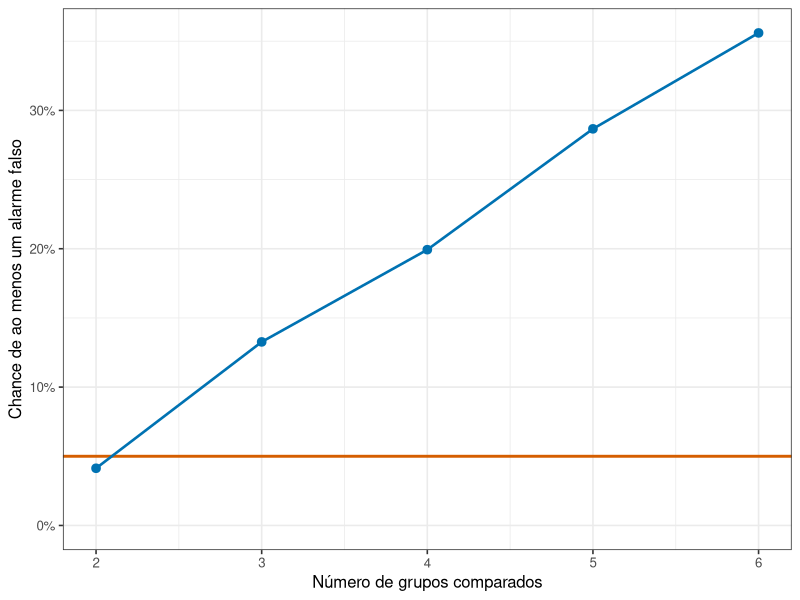
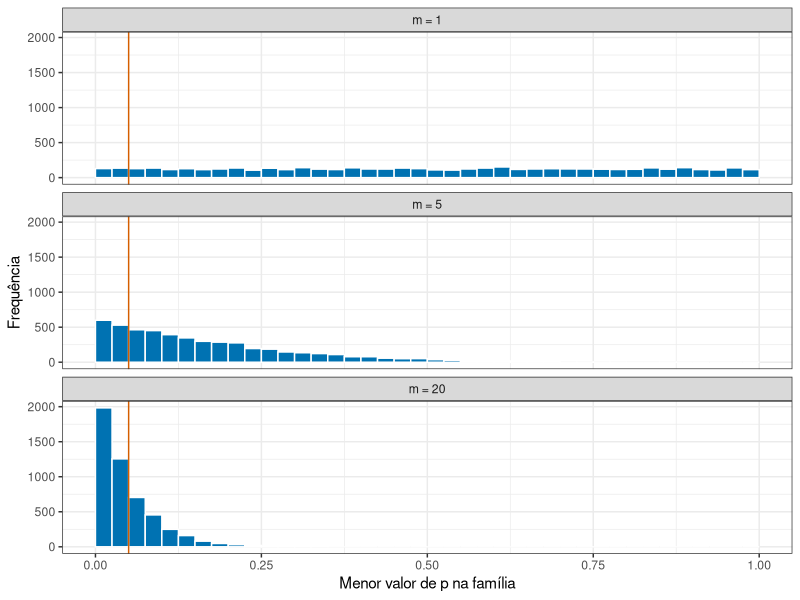
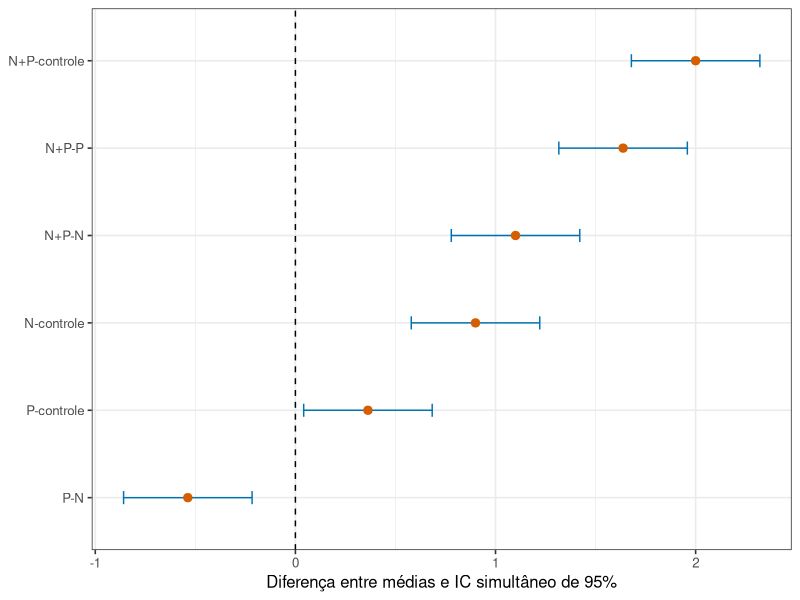

Source code (R) for these figures, in order:
## ---- chunk 1
#| include: false
library(tidyverse)
theme_set(theme_bw(base_size = 12))
## ---- chunk 2
#| code-fold: true
#| code-summary: "Ver a simulação da inflação do erro familiar"
#| label: fig-inflacao
#| fig-cap: "Proporção de experimentos em que pelo menos um teste entre pares acusa diferença, quando nenhum grupo difere de fato. A linha marca os 5% que cada teste isolado promete."
#| fig-alt: "Curva crescente. Com 2 grupos a proporção fica próxima da linha de 5%; com 3 grupos passa de 10%; com 6 grupos ultrapassa 30%."
#| fig-height: 3.4
prop_alarme <- function(k, repeticoes = 1500) {
  mean(replicate(repeticoes, {
    grupos <- matrix(rnorm(k * 6, mean = 2, sd = 0.5), nrow = 6)
    pares <- combn(k, 2)
    valores_p <- apply(pares, 2, function(par) {
      t.test(grupos[, par[1]], grupos[, par[2]])$p.value
    })
    min(valores_p) < 0.05
  }))
}

numero_grupos <- 2:6

curva <- tibble(
  grupos = numero_grupos,
  alarme = vapply(numero_grupos, prop_alarme, numeric(1))
)

ggplot(curva, aes(x = grupos, y = alarme)) +
  geom_hline(yintercept = 0.05, colour = "#D55E00", linewidth = 1) +
  geom_line(linewidth = 0.9, colour = "#0072B2") +
  geom_point(size = 2.6, colour = "#0072B2") +
  scale_y_continuous(labels = scales::percent, limits = c(0, NA)) +
  labs(x = "Número de grupos comparados", y = "Chance de ao menos um alarme falso")
## ---- chunk 3
#| echo: false
alarme_3 <- formatC(100 * curva$alarme[curva$grupos == 3], format = "f", digits = 0, decimal.mark = ",")
alarme_6 <- formatC(100 * curva$alarme[curva$grupos == 6], format = "f", digits = 0, decimal.mark = ",")
## ---- chunk 4
#| echo: false
#| label: fig-minimo-p
#| fig-cap: "Distribuição do menor valor de p em famílias de 1, 5 e 20 testes nulos independentes."
#| fig-alt: "Três histogramas. Com um teste os valores são uniformes; com cinco e vinte testes o menor valor se concentra progressivamente perto de zero."
#| fig-height: 4.6
minimos <- bind_rows(lapply(c(1, 5, 20), function(m) {
  tibble(
    numero_testes = paste0("m = ", m),
    menor_p = replicate(5000, min(runif(m)))
  )
})) |>
  mutate(numero_testes = factor(numero_testes, levels = c("m = 1", "m = 5", "m = 20")))

ggplot(minimos, aes(x = menor_p)) +
  geom_histogram(binwidth = 0.025, boundary = 0, fill = "#0072B2", colour = "white") +
  geom_vline(xintercept = 0.05, colour = "#D55E00") +
  facet_wrap(~ numero_testes, ncol = 1) +
  labs(x = "Menor valor de p na família", y = "Frequência") +
  theme_bw(base_size = 11)
## ---- chunk 5
#| code-fold: true
#| code-summary: "Ver o ajuste de Bonferroni em R"
valores_p <- c(0.008, 0.031, 0.18)

tibble(
  comparacao = c("A - B", "A - C", "B - C"),
  p_original = valores_p,
  p_bonferroni = p.adjust(valores_p, method = "bonferroni")
)
## ---- chunk 6
#| echo: false
#| label: fig-tukey
#| fig-cap: "Intervalos simultâneos de Tukey para todas as diferenças entre quatro médias. Intervalos que cruzam zero não distinguem o par ao nível familiar de 5%."
#| fig-alt: "Gráfico horizontal de seis diferenças entre pares com pontos e intervalos. Uma linha vertical marca zero; alguns intervalos a cruzam e outros ficam inteiramente de um lado."
#| fig-height: 4.6
dados_nutrientes <- tibble(
  tratamento = factor(rep(c("controle", "N", "P", "N+P"), each = 8),
                      levels = c("controle", "N", "P", "N+P")),
  clorofila = c(
    4.1, 4.4, 4.0, 4.7, 4.2, 4.5, 4.3, 4.6,
    5.0, 5.4, 4.9, 5.5, 5.1, 5.3, 5.2, 5.6,
    4.5, 4.8, 4.4, 4.9, 4.7, 5.0, 4.6, 4.8,
    6.1, 6.5, 6.0, 6.7, 6.3, 6.4, 6.2, 6.6
  )
)

modelo <- aov(clorofila ~ tratamento, data = dados_nutrientes)
tukey <- TukeyHSD(modelo, "tratamento")$tratamento |>
  as.data.frame() |>
  rownames_to_column("comparacao") |>
  as_tibble()

ggplot(tukey, aes(x = diff, y = fct_reorder(comparacao, diff))) +
  geom_vline(xintercept = 0, linetype = 2) +
  geom_errorbarh(aes(xmin = lwr, xmax = upr), height = 0.15, colour = "#0072B2") +
  geom_point(size = 2.5, colour = "#D55E00") +
  labs(x = "Diferença entre médias e IC simultâneo de 95%", y = NULL)
